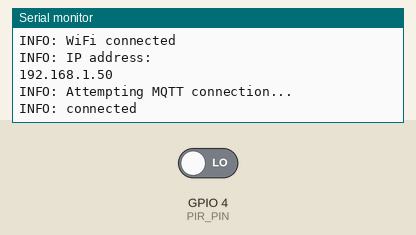
Simulated run of this sketch. Board: ESP32. On the bench: the last lines printed to the serial monitor. The inputs (shaded band) are chosen by the test bench; at power-on: GPIO 4 (PIR_PIN) LOW. WiFi joins after 1.5 s; servers stay silent unless stated; no MQTT or app messages arrive unless stated.

Above: at 2.7 s.
2.8 s: GPIO 4 (PIR_PIN) driven HIGH
At 4.0 s:
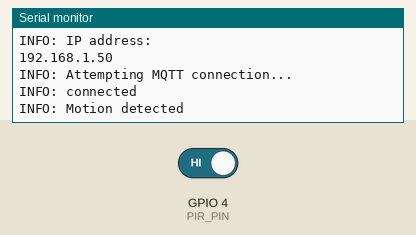
4.3 s: GPIO 4 (PIR_PIN) driven LOW
At 5.1 s:
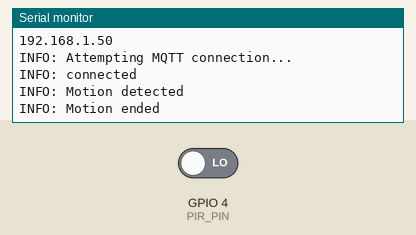

The sketch:

HA_ESP32_MQTT_PIR_MOTION.ino
```cpp
/*
   MQTT Lights for Home-Assistant - NodeMCU (ESP32)

   Libraries :
    - ESP8266 core for Arduino : https://github.com/esp8266/Arduino
    - PubSubClient : https://github.com/knolleary/pubsubclient

   Sources :
    - File > Examples > ES8266WiFi > WiFiClient
    - File > Examples > PubSubClient > mqtt_auth
    - File > Examples > PubSubClient > mqtt_esp8266


   Aurelio M. - v1.1 - 04.2024
   If you like this example, please add a star! Thank you!
   https://github.com/yeyomuri/HA_MQTT_ESP32
*/
#include <WiFi.h>
#include <PubSubClient.h>

// Credenciales WiFi
const PROGMEM char* WIFI_SSID = "XXXXXXXXXXXXXXXXXXXX";
const PROGMEM char* WIFI_PASSWORD = "XXXXXXXXXXXXXXXXXXXX";

// Credenciales MQTT
const PROGMEM char* MQTT_CLIENT_ID = "XXXXXXXXXXXXXXXXXXXX";
const PROGMEM char* MQTT_SERVER_IP = "XXXXXXXXXXXXXXXXXXXX";
const PROGMEM uint16_t MQTT_SERVER_PORT = 1883;
const PROGMEM char* MQTT_USER = "XXXXXXXXXXXXXXXXXXXX";
const PROGMEM char* MQTT_PASSWORD = "XXXXXXXXXXXXXXXXXXXX";

// MQTT: topic
const PROGMEM char* MQTT_MOTION_STATUS_TOPIC = "office/motion/status";

// payload por defecto
const PROGMEM char* MOTION_ON = "ON";
const PROGMEM char* MOTION_OFF = "OFF";

uint8_t estadoTouch = LOW;

// PIR : D1/GPIO5
const PROGMEM uint8_t PIR_PIN = 4;
uint8_t m_pir_state = LOW; // no motion detected
uint8_t m_pir_value = 0;

WiFiClient wifiClient;
PubSubClient client(wifiClient);
// function called to publish the state of the pir sensor
void publishPirSensorState() {
  if (m_pir_state) {
    client.publish(MQTT_MOTION_STATUS_TOPIC, MOTION_OFF, true);
  } else {
    client.publish(MQTT_MOTION_STATUS_TOPIC, MOTION_ON, true);
  }
}

void reconnect() {
  // Función que se reconecta al broker MQTT
  while (!client.connected()) {
    Serial.println("INFO: Attempting MQTT connection...");
    // Intento de conectarse
    if (client.connect(MQTT_CLIENT_ID, MQTT_USER, MQTT_PASSWORD)) {
      Serial.println("INFO: connected");
    } else {
      Serial.print("ERROR: failed, rc=");
      Serial.print(client.state());
      Serial.println("DEBUG: try again in 5 seconds");
      delay(5000);
    }
  }
}

void setup() {
  int i = 0;
  Serial.begin(115200);
  Serial.println();
  Serial.println();
  Serial.print("INFO: Connecting to ");
  Serial.println(WIFI_SSID);
  WiFi.mode(WIFI_STA);
  WiFi.begin(WIFI_SSID, WIFI_PASSWORD);

  while (WiFi.status() != WL_CONNECTED) {
    delay(500);
    Serial.print(".");
    if(i == 5) ESP.restart();
    i++;
  }

  Serial.println("");
  Serial.println("INFO: WiFi connected");
  Serial.println("INFO: IP address: ");
  Serial.println(WiFi.localIP());

  client.setServer(MQTT_SERVER_IP, MQTT_SERVER_PORT);
}

//Se asegura de que la esp32 este conectada al broker
void loop() {
  if (!client.connected()) {
    reconnect();
  }
  client.loop();
    // read the PIR sensor
  m_pir_value = digitalRead(PIR_PIN);
  if (m_pir_value == HIGH) {
    if (m_pir_state == LOW) {
      // a motion is detected
      Serial.println("INFO: Motion detected");
      publishPirSensorState();
      m_pir_state = HIGH;
    }
  } else {
    if (m_pir_state == HIGH) {
      publishPirSensorState();
      Serial.println("INFO: Motion ended");
      m_pir_state = LOW;
    }
  }
}
```

Measured:
- after the input at 2.8 s, the serial monitor: prints a new line at once (image 1)
- after the input at 4.3 s, the serial monitor: prints a new line at once (image 2)
